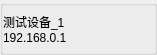
<?xml version="1.0" encoding="UTF-8"?>
<ui version="4.0">
 <class>DeviceInfoLite</class>
 <widget class="QGroupBox" name="DeviceInfoLite">
  <property name="geometry">
   <rect>
    <x>0</x>
    <y>0</y>
    <width>157</width>
    <height>55</height>
   </rect>
  </property>
  <property name="sizePolicy">
   <sizepolicy hsizetype="Expanding" vsizetype="Fixed">
    <horstretch>0</horstretch>
    <verstretch>0</verstretch>
   </sizepolicy>
  </property>
  <property name="minimumSize">
   <size>
    <width>0</width>
    <height>55</height>
   </size>
  </property>
  <property name="maximumSize">
   <size>
    <width>16777215</width>
    <height>55</height>
   </size>
  </property>
  <property name="windowTitle">
   <string>GroupBox</string>
  </property>
  <layout class="QHBoxLayout" name="horizontalLayout">
   <property name="spacing">
    <number>0</number>
   </property>
   <property name="leftMargin">
    <number>0</number>
   </property>
   <property name="topMargin">
    <number>0</number>
   </property>
   <property name="rightMargin">
    <number>0</number>
   </property>
   <property name="bottomMargin">
    <number>0</number>
   </property>
   <item>
    <widget class="QLabel" name="info_label">
     <property name="sizePolicy">
      <sizepolicy hsizetype="Expanding" vsizetype="Expanding">
       <horstretch>0</horstretch>
       <verstretch>0</verstretch>
      </sizepolicy>
     </property>
     <property name="text">
      <string>测试设备_1
192.168.0.1</string>
     </property>
    </widget>
   </item>
  </layout>
 </widget>
 <resources/>
 <connections/>
</ui>
